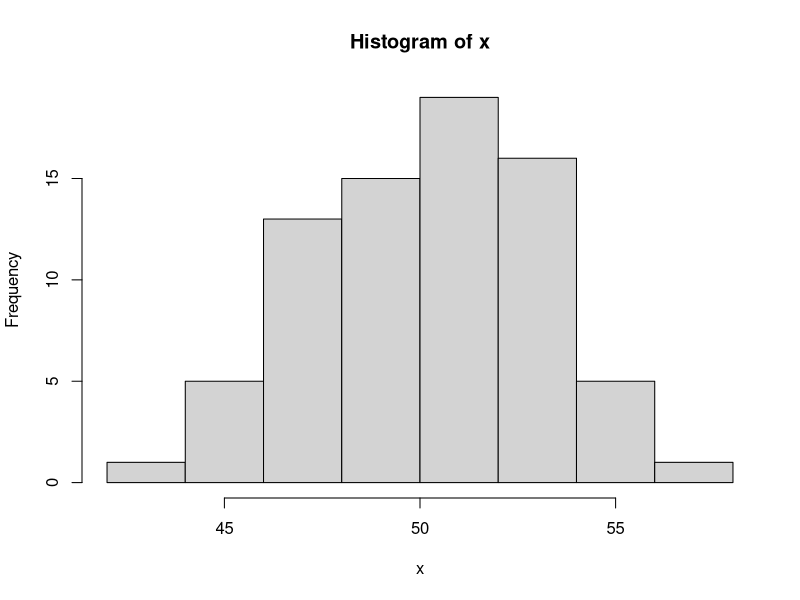
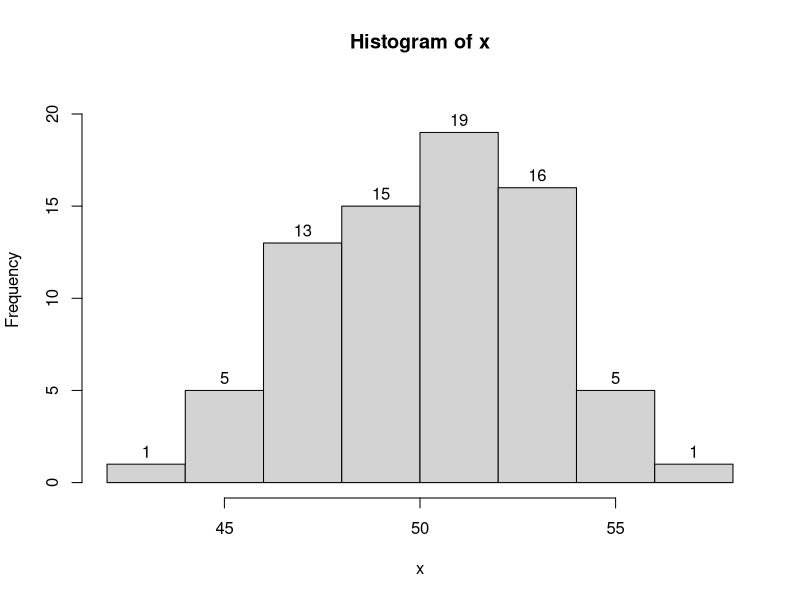

The R source for these figures, in order:
## ---- chunk 1
type = sample(1:5,1) #uniform, bell, bimodal, skewright, skewleft
n = sample(c(60,70,75,80,90,100,110,120,125,130,150),1)
beta1 = c(1,5,0.2,0.5,2)[type]
beta2 = c(1,5,0.2,2,0.5)[type]
bottom = sample(seq(20,70,5),1)
width = sample(seq(5,30,5),1)
i = 1:n
vals = seq(43,57,2)
freqs = c(1,5,13,15,19,16,5,1)
x = rep(vals,freqs) #rbeta(n,beta1,beta2)*width+bottom
myhist = hist(x,breaks=7)
brks = myhist$breaks
counts = myhist$counts

b1 = 52 #sample(brks[3:(length(brks)-1)],1)
n1 = sum(x<b1)
b2 = 52 #sample(brks[2:(length(brks)-2)],1)
n2 = sum(x>b2)
b3 = c(44,56) #sort(sample(brks[2:(length(brks)-1)],2))
c3 = mean(b3)
r3 = (b3[2]-b3[1])/2
n3 = sum(abs(x-c3)<r3)
b4 = c(51-3,51+3) #sort(sample(brks[2:(length(brks)-1)],2))
c4 = mean(b4)
r4 = (b4[2]-b4[1])/2
n4 = sum(abs(x-c4)>r4)

b5 = 46 #sample(brks[3:(length(brks)-1)],1)
n5 = sum(x<b5)
b6 = 52 #sample(brks[2:(length(brks)-2)],1)
n6 = sum(x>b6)
b7 = c(50,56)  #sort(sample(brks[2:(length(brks)-1)],2))
c7 = mean(b7)
r7 = (b7[2]-b7[1])/2
n7 = sum(abs(x-c7)<r7)
b8 = c(48,52) #sort(sample(brks[2:(length(brks)-1)],2))
c8 = mean(b8)
r8 = (b8[2]-b8[1])/2
n8 = sum(abs(x-c8)>r8)

## ---- chunk 2
ylim = max(counts)*1.1
hist(x,labels = TRUE,ylim=c(0,ylim),breaks=brks)
